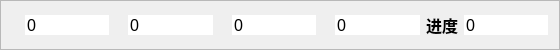
   <widget class="QFrame" name="frame0">
    <property name="geometry">
     <rect>
      <x>320</x>
      <y>580</y>
      <width>560</width>
      <height>50</height>
     </rect>
    </property>
    <property name="sizePolicy">
     <sizepolicy hsizetype="Expanding" vsizetype="Expanding">
      <horstretch>0</horstretch>
      <verstretch>0</verstretch>
     </sizepolicy>
    </property>
    <property name="minimumSize">
     <size>
      <width>560</width>
      <height>50</height>
     </size>
    </property>
    <property name="maximumSize">
     <size>
      <width>560</width>
      <height>50</height>
     </size>
    </property>
    <property name="styleSheet">
     <string notr="true">#frame0{
	border: 2px dashed gray;
	/*background: white;*/
}


#label0{
	background-image:url(&quot;:/images/tool/right.png&quot;);
}
#label1{
	background-image:url(&quot;:/images/tool/error.png&quot;);
}
#label2{
	background-image:url(&quot;:/images/tool/correct_rate1.jpg&quot;);
}
#label3{
	background-image:url(&quot;:/images/tool/speed1.jpg&quot;);
}
#label4{
	background-image:url(&quot;:/images/tool/clock.png&quot;);
}

QLineEdit{
	background-color:rgb(255, 255, 255);
	font: 75 16pt &quot;微软雅黑&quot;;
	font-size:16px;
	font-color::rgb(0, 0, 0);
	height:20px;
	border-radius:40px
}</string>
    </property>
    <property name="frameShape">
     <enum>QFrame::StyledPanel</enum>
    </property>
    <property name="frameShadow">
     <enum>QFrame::Raised</enum>
    </property>
    <layout class="QHBoxLayout" name="horizontalLayout_9">
     <item>
      <widget class="QLabel" name="label0">
       <property name="styleSheet">
        <string notr="true"/>
       </property>
       <property name="text">
        <string/>
       </property>
       <property name="pixmap">
        <pixmap resource="resources.qrc">:/new/prefix1/images/tool/right.png</pixmap>
       </property>
      </widget>
     </item>
     <item>
      <widget class="QLineEdit" name="lineEdit0">
       <property name="text">
        <string>0</string>
       </property>
       <property name="readOnly">
        <bool>true</bool>
       </property>
      </widget>
     </item>
     <item>
      <widget class="QLabel" name="label1">
       <property name="text">
        <string/>
       </property>
       <property name="pixmap">
        <pixmap resource="resources.qrc">:/new/prefix1/images/tool/error.png</pixmap>
       </property>
      </widget>
     </item>
     <item>
      <widget class="QLineEdit" name="lineEdit1">
       <property name="text">
        <string>0</string>
       </property>
       <property name="readOnly">
        <bool>true</bool>
       </property>
      </widget>
     </item>
     <item>
      <widget class="QLabel" name="label2">
       <property name="text">
        <string/>
       </property>
       <property name="pixmap">
        <pixmap resource="resources.qrc">:/new/prefix1/images/tool/correct_rate1.jpg</pixmap>
       </property>
      </widget>
     </item>
     <item>
      <widget class="QLineEdit" name="lineEdit2">
       <property name="text">
        <string>0</string>
       </property>
       <property name="readOnly">
        <bool>true</bool>
       </property>
      </widget>
     </item>
     <item>
      <widget class="QLabel" name="label3">
       <property name="text">
        <string/>
       </property>
       <property name="pixmap">
        <pixmap resource="resources.qrc">:/new/prefix1/images/tool/speed1.jpg</pixmap>
       </property>
      </widget>
     </item>
     <item>
      <widget class="QLineEdit" name="lineEdit3">
       <property name="text">
        <string>0</string>
       </property>
       <property name="readOnly">
        <bool>true</bool>
       </property>
      </widget>
     </item>
     <item>
      <widget class="QLabel" name="labe4">
       <property name="text">
        <string>&lt;html&gt;&lt;head/&gt;&lt;body&gt;&lt;p&gt;&lt;span style=&quot; font-size:12pt; font-weight:600;&quot;&gt;进度&lt;/span&gt;&lt;/p&gt;&lt;/body&gt;&lt;/html&gt;</string>
       </property>
      </widget>
     </item>
     <item>
      <widget class="QLineEdit" name="lineEdit4">
       <property name="text">
        <string>0</string>
       </property>
       <property name="readOnly">
        <bool>true</bool>
       </property>
      </widget>
     </item>
    </layout>
   </widget>
